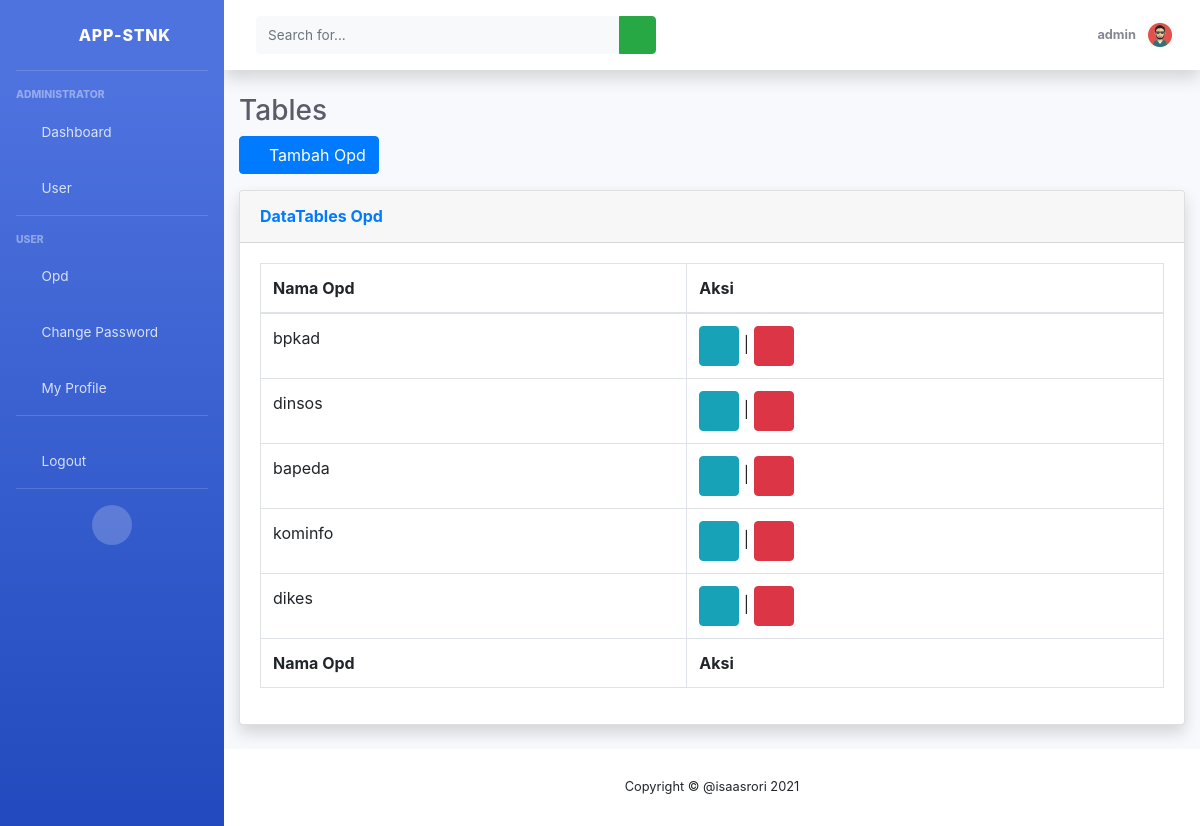
Page /opd/ (signed in) on the committed database.
### stnk/models.py (models this page shows, shortened)
class Opd(models.Model):
    nama_opd = models.CharField(max_length=255)

### stnk/views.py (the view)
# urls.py: path('opd/', views.formOpd, name='opd'),
@login_required(login_url=settings.LOGIN_URL)
def formOpd(request):
    judul = "Halaman Opd"
    opds = Opd.objects.all()
    konteks = {
        'judul':judul,
        'opds':opds,
    }
    return render(request, 'stnk/opd.html', konteks)

### stnk/templates/stnk/opd.html
{% extends 'stnk/index.html' %} {% block content %}
<div class="container-fluid">
  <h1 class="h3 mb-2 text-gray-800">Tables</h1>
  <a href="{% url 'tambah_opd' %}" class="btn btn-primary mb-3"
    ><i class="fas fa-plus-circle"></i> Tambah Opd</a
  >
  <div class="card shadow mb-4">
    <div class="card-header py-3">
      <h6 class="m-0 font-weight-bold text-primary">DataTables Opd</h6>
    </div>
    <div class="card-body">
      <div class="table-responsive">
        <table
          class="table table-bordered"
          id="dataTable"
          width="100%"
          cellspacing="0"
        >
          <thead>
            <tr>
              <th>Nama Opd</th>
              <th>Aksi</th>
            </tr>
          </thead>
          <tfoot>
            <tr>
              <th>Nama Opd</th>
              <th>Aksi</th>
            </tr>
          </tfoot>
          <tbody>
            {% for o in opds %}
            <tr>
              <td>{{o.nama_opd}}</td>
              <td>
                <a href="#" class="btn btn-info btn-circle"
                  ><i class="fas fa-edit"></i
                ></a>
                |
                <a
                  href="#"
                  class="btn btn-danger btn-circle"
                  onclick="return confirm('Anda Yakin Mau Menghapus Data Opd ini?');"
                  ><i class="fas fa-trash"></i
                ></a>
              </td>
            </tr>
            {% endfor %}
          </tbody>
        </table>
      </div>
    </div>
  </div>
</div>
{% endblock %}

### templates/stnk/index.html (shortened to what this page needs)
<!DOCTYPE html>
<html lang="en">
  {% load static %}
  <head>
    <link
      href="{% static '/vendor/fontawesome-free/css/all.min.css' %}"
      rel="stylesheet"
      type="text/css"
    />
    <link
      href="{% static '/stnk/css/index.css' %}"
      rel="stylesheet"
      type="text/css"
    />
    <link
      href="{% static '/js/jquery-ui-1.12.1/jquery-ui.min.css' %}"
      rel="stylesheet"
      type="text/css"
    />
<link rel="stylesheet" href="https://cdnjs.cloudflare.com/ajax/libs/jquery-datetimepicker/2.5.20/jquery.datetimepicker.min.css" />
    <link href="{% static '/css/sb-admin-2.min.css'%}" rel="stylesheet" />
     <link rel="stylesheet" href="https://stackpath.bootstrapcdn.com/bootstrap/4.4.1/css/bootstrap.min.css">
     <link href="{% static '/vendor/datatables/dataTables.bootstrap4.min.css' %}" rel="stylesheet">
  </head>
  <body id="page-top">
    <div id="wrapper">
      <ul
        class="navbar-nav bg-gradient-primary sidebar sidebar-dark accordion"
        id="accordionSidebar"
      >
        <a
          class="sidebar-brand d-flex align-items-center justify-content-center"
          href="#"
        >
          <div class="sidebar-brand-icon rotate-n-15">
            <i class="fas fa-code"></i>
          </div>
          <div class="sidebar-brand-text mx-3">APP-STNK</div>
        </a>
        <hr class="sidebar-divider" />
        <div class="sidebar-heading">Administrator</div>
        <li class="nav-item">
          <a class="nav-link" {% if request.path == '/stnk/' %}class="selected" {% endif %} href="{% url 'home' %}">
            <i class="fas fa-fw fa-tachometer-alt"></i>
            <span>Dashboard</span></a
          >
        </li>
         <li class="nav-item">
          <a class="nav-link" href="#">
            <i class="fas fa-fw fa-user-tie"></i>
            <span>User</span></a
          >
        </li>
        <hr class="sidebar-divider" />
        <div class="sidebar-heading">User</div>
        <li class="nav-item">
          <a class="nav-link" href="{% url 'opd' %}">
            <i class="fas fa-fw fa-hotel"></i>
            <span>Opd</span></a
          >
        </li>
        <li class="nav-item">
          <a class="nav-link" href="#">
            <i class="fas fa-fw fa-key"></i>
            <span>Change Password</span></a
          >
        </li>
        <li class="nav-item">
          <a class="nav-link" href="#">
            <i class="fas fa-fw fa-user"></i>
            <span>My Profile</span></a
          >
        </li>
        <hr class="sidebar-divider" />
        <li class="nav-item">
          <a class="nav-link" href="#">
            <i class="fas fa-fw fa-sign-out-alt"></i>
            <span>Logout</span></a
          >
        </li>
        <hr class="sidebar-divider d-none d-md-block" />
        <div class="text-center d-none d-md-inline">
          <button class="rounded-circle border-0" id="sidebarToggle"></button>
        </div>
      </ul>
      <div id="content-wrapper" class="d-flex flex-column">
        <div id="content">
          <nav
            class="
              navbar navbar-expand navbar-light
              bg-white
              topbar
              mb-4
              static-top
              shadow
            "
          >
            <form
              class="
                d-none d-sm-inline-block
                form-inline
                mr-auto
                ml-md-3
                my-2 my-md-0
                mw-100
                navbar-search
              "
              method="post"
              action=""
            >
              <div class="input-group">
                <input
                  type="text"
                  name="keyword"
                  class="form-control bg-light border-0 small"
                  placeholder="Search for..."
                  autocomplete="off"
                />
                <div class="input-group-append">
                  <button class="btn btn-success" type="submit">
                    <i class="fas fa-search fa-sm"></i>
                  </button>
                </div>
              </div>
            </form>
            <ul class="navbar-nav ml-auto">
              <li class="nav-item dropdown no-arrow">
                <a
                  class="nav-link dropdown-toggle"
                  href="#"
                  id="userDropdown"
                  role="button"
                  data-toggle="dropdown"
                  aria-haspopup="true"
                  aria-expanded="false"
                >
                  <span class="mr-2 d-none d-lg-inline text-gray-600 small">
                   {% if user.is_authenticated %}
                        <strong>{{ user }}</strong>
                  {% endif %}
                  </span>
                  <img
                    class="img-profile rounded-circle"
                    src="{% static '/img/profile/ori.png' %}"
                  />
                </a>
              </li>
            </ul>
          </nav>
          {% block content %} {% endblock %}
        </div>
        <footer class="sticky-footer bg-white">
          <div class="container my-auto">
            <div class="copyright text-center my-auto">
              <span>Copyright &copy; @isaasrori 2021</span>
            </div>
          </div>
        </footer>
      </div>
    </div>
  </body>
</html>

### rows in the picture
Opd: nama_opd "bpkad"
Opd: nama_opd "dinsos"
Opd: nama_opd "bapeda"
Opd: nama_opd "kominfo"
Opd: nama_opd "dikes"

### other values in the picture
{{ user }} "admin"
